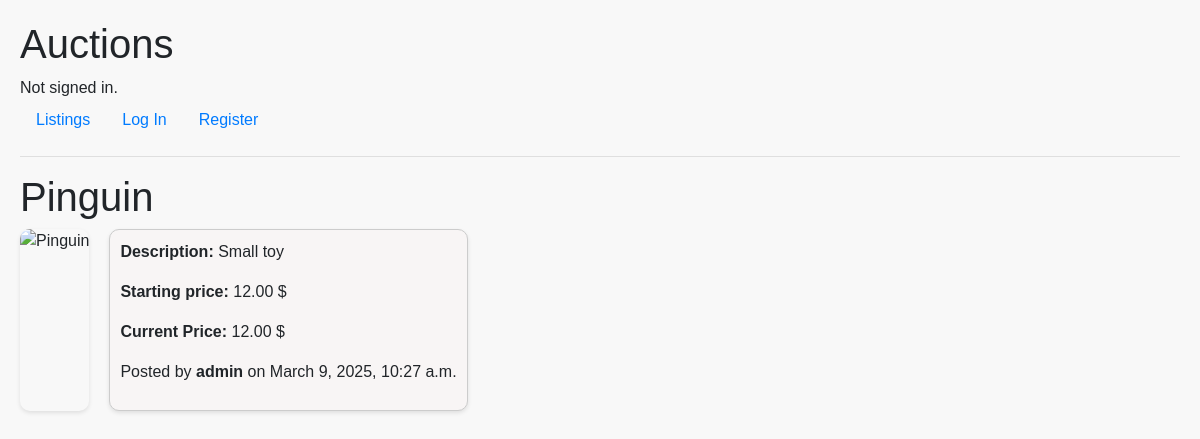
Before: /listing/4 with the older database file.
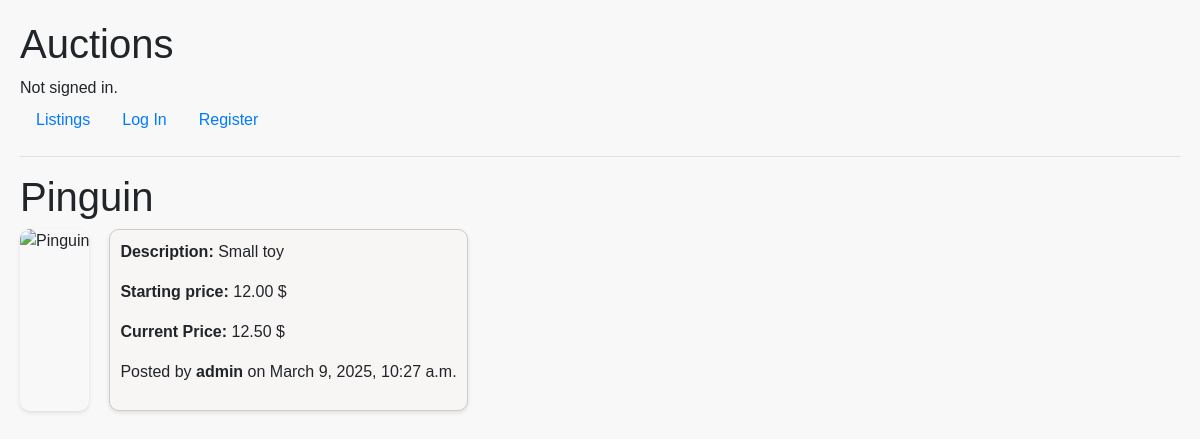
After: the same page with the newer database file.
### auctions/models.py (models this page shows, shortened)
class Listing(models.Model):
    title = models.TextField(max_length=64)
    description = models.TextField(max_length=512)
    price = models.DecimalField(max_digits=10, decimal_places=2)
    bid_price = models.DecimalField(max_digits=10, decimal_places=2)
    created_by = models.ForeignKey(User, on_delete = models.CASCADE)
    created_at= models.DateTimeField(auto_now_add=True)
    category = models.ForeignKey(Category, on_delete = models.CASCADE)
    image = models.URLField()
    watching = models.ManyToManyField(User, blank=True, related_name='watching')
    is_active = models.BooleanField(default=True)
    listing_winner = models.ForeignKey(User, on_delete = models.CASCADE, blank=True, null=True, related_name='listing_winner')

class User(AbstractUser):
    pass

### auctions/views.py (the view)
# urls.py: path("listing/<int:listing_id>", views.listing, name="listing"),
def listing(request, listing_id):
    listing = Listing.objects.get(id=listing_id)
    is_closed = not listing.is_active
    highest_bid = Bid.objects.filter(listing=listing).order_by('-amount').first()
    if highest_bid:
        winner = highest_bid.created_by
    else:
        winner = None
    return render(request, 'auctions/listing.html', {
        'listing': listing,
        'is_closed': is_closed,
        'highest_bid': highest_bid,
        'winner': winner,
    })

### auctions/templates/auctions/listing.html (shortened to what this page needs)
{% extends "auctions/layout.html" %}
{% block body %}
<div class="listing-container">
    <h1>{{ listing.title }}</h1>
    <div class="listing-content">
        <img src="{{ listing.image }}" alt="{{ listing.title }}" class="listing-image">
        <div class="listing-details">
            <p><strong>Description:</strong> {{ listing.description }}</p>
            <p><strong>Starting price:</strong> {{ listing.price }} $</p>
            <p><strong>Current Price:</strong> {{ listing.bid_price|floatformat:2 }} $</p>
            <p>Posted by <strong>{{ listing.created_by.username }}</strong> on {{ listing.created_at }}</p>
    </div>
</div>
{% endblock %}

### auctions/templates/auctions/layout.html (shortened to what this page needs)
{% load static %}
<!DOCTYPE html>
<html lang="en">
    <head>
        <link rel="stylesheet" href="https://stackpath.bootstrapcdn.com/bootstrap/4.4.1/css/bootstrap.min.css">
        <link href="{% static 'auctions/styles.css' %}" rel="stylesheet">
    </head>
    <body>
        <h1>Auctions</h1>
        <div>
            {% if user.is_authenticated %}
                Signed in as <strong>{{ user.username }}</strong>.
            {% else %}
                Not signed in.
            {% endif %}
        </div>
        <ul class="nav">
            <li class="nav-item">
                <a class="nav-link" href="{% url 'index' %}">Listings</a>
            </li>
            {% if user.is_authenticated %}
                <li class="nav-item">
                    <a class="nav-link" href="{% url 'create_listing' %}">Create Listing</a>
                </li>
                <li class="nav-item">
                    <a class="nav-link" href="{% url 'watchlist' %}">Watchlist</a>
                </li>
                <li class="nav-item">
                    <a class="nav-link" href="{% url 'logout' %}">Log Out</a>
                </li>
            {% else %}
                <li class="nav-item">
                    <a class="nav-link" href="{% url 'login' %}">Log In</a>
                </li>
                <li class="nav-item">
                    <a class="nav-link" href="{% url 'register' %}">Register</a>
                </li>
            {% endif %}
        </ul>
        <hr>
        {% block body %}
        {% endblock %}
    </body>
</html>

### auctions/static/auctions/styles.css (style rules this page uses)
* { margin: 0; padding: 0; box-sizing: border-box; }
body { font-family: Arial, sans-serif; background-color: #f8f8f8; padding: 20px; }
.listing-container { padding: 0; margin: 0; }
.listing-content { display: flex; }
.listing-image { max-width: 300px; margin-right: 20px; border-radius: 10px; box-shadow: 0 2px 4px rgba(0, 0, 0, 0.1); }
.listing-details { border: 1px solid #ccc; padding: 10px; border-radius: 10px; background-color: #f8f5f5; box-shadow: 0 2px 4px rgba(0, 0, 0, 0.1); max-width: fit-content; width: 100%; box-sizing: border-box; }
.listing-details p { max-width: 700px; word-wrap: break-word; overflow-wrap: break-word; }

Changed rows visible on the page:
changed Listing "Pinguin": bid_price "12.00" → "12.50"
